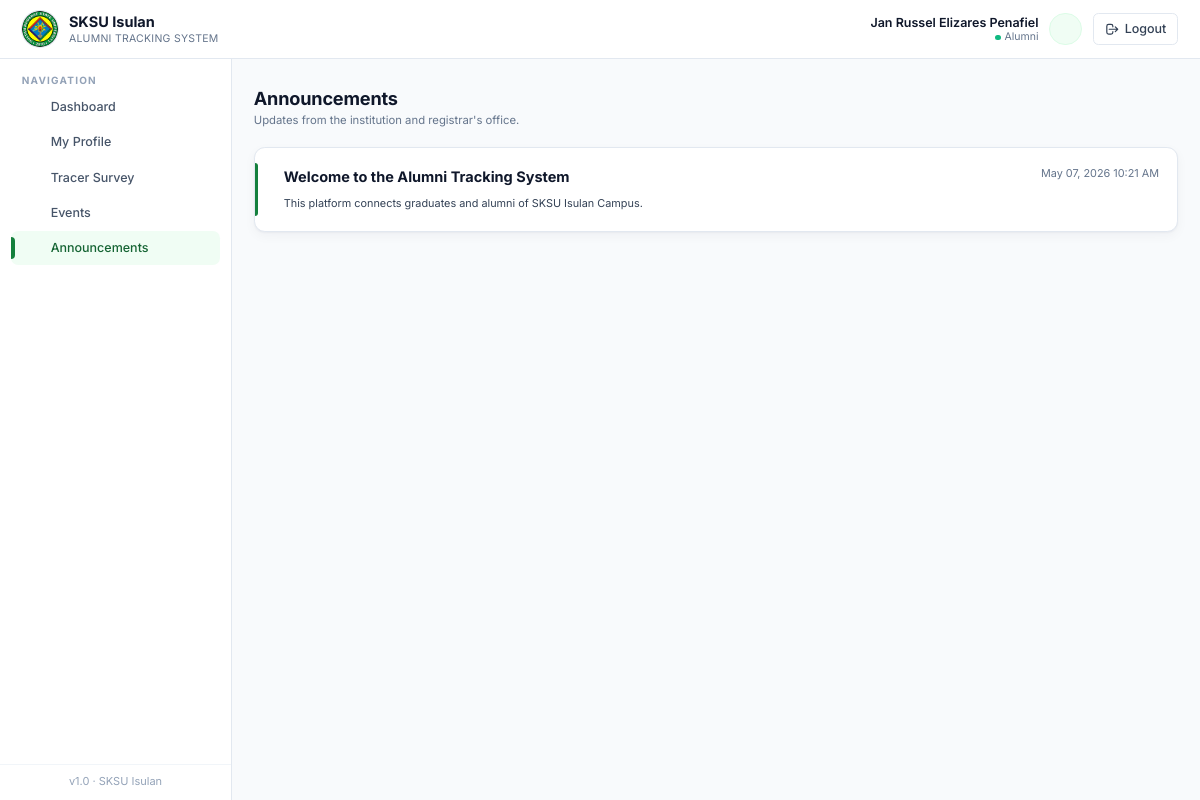
The app's page /pages/alumni/announcements.php (signed in) with its own data.
### tables this page shows
CREATE TABLE `announcements` (
  `id` int(11) NOT NULL,
  `title` varchar(150) NOT NULL,
  `body` text NOT NULL,
  `audience` enum('all','students','alumni','registrar') DEFAULT 'all',
  `posted_by` int(11) DEFAULT NULL,
  `created_at` datetime DEFAULT current_timestamp()
);

### includes/db.php (called while the page is built, shortened)
<?php
function db_select($conn, $sql, $types = '', $params = []) {
    $stmt = mysqli_prepare($conn, $sql);
    mysqli_stmt_execute($stmt);
    $result = mysqli_stmt_get_result($stmt);
    $rows = [];
    while ($row = mysqli_fetch_assoc($result)) {
        $rows[] = $row;
    }
    return $rows;
}
function e($value) {
    return htmlspecialchars((string)$value, ENT_QUOTES, 'UTF-8');
}

### includes/helpers.php (called while the page is built, shortened)
<?php
require_once __DIR__ . '/icons.php';
function fmt_datetime($datetime) {
    return date('M d, Y h:i A', strtotime($datetime));
}
function paginate(array $rows, int $per_page = 10, string $param = 'page'): array {
    $total = count($rows);
    $pages = max(1, (int)ceil($total / max(1, $per_page)));
    $page  = max(1, min($pages, (int)($_GET[$param] ?? 1)));
    $start = ($page - 1) * $per_page;
    $slice = array_slice($rows, $start, $per_page);
    return [
        'rows'     => $slice,
        'page'     => $page,
        'pages'    => $pages,
        'total'    => $total,
        'per_page' => $per_page,
        'from'     => $total ? $start + 1 : 0,
        'to'       => $start + count($slice),
        'param'    => $param,
    ];
}

### pages/alumni/announcements.php (the view, shortened to what this page needs)
<?php
require_once __DIR__ . '/../../includes/auth.php';
require_once __DIR__ . '/../../includes/helpers.php';
$all_rows = db_select($conn, "SELECT * FROM announcements WHERE audience IN ('all','alumni') ORDER BY created_at DESC");
$pg = paginate($all_rows, 8);
$rows = $pg['rows'];
include __DIR__ . '/../../templates/header.php';
include __DIR__ . '/../../templates/sidebar.php';
?>
<main class="flex-1 px-4 sm:px-6 py-8">
  <div class="page-head">
    <div>
      <h1>Announcements</h1>
      <p class="subtitle">Updates from the institution and registrar's office.</p>
    </div>
  </div>
  <div class="space-y-3">
    <?php foreach ($rows as $r): ?>
      <div class="card relative">
        <div class="absolute left-0 top-4 bottom-4 w-1 rounded-r-full bg-crimson-700"></div>
        <div class="flex justify-between gap-4 pl-3">
          <h3 class="font-bold text-ink-900"><?= e($r['title']) ?></h3>
          <span class="text-xs text-ink-500 shrink-0"><?= fmt_datetime($r['created_at']) ?></span>
        </div>
        <p class="text-xs text-ink-700 mt-2 pl-3 whitespace-pre-line leading-relaxed"><?= e($r['body']) ?></p>
      </div>
    <?php endforeach; ?>
  </div>
</main>
<?php include __DIR__ . '/../../templates/footer.php'; ?>

### assets/css/app.css (style rules this page uses)
:root { --crimson-50:#f0fdf4; --crimson-100:#dcfce7; --crimson-200:#bbf7d0; --crimson-300:#86efac; --crimson-400:#4ade80; --crimson-500:#22c55e; --crimson-600:#16a34a; --crimson-700:#15803d; --crimson-800:#166534; --crimson-900:#14532d; --ink-50:#f8fafc; --ink-100:#f1f5f9; --ink-200:#e2e8f0; --ink-300:#cbd5e1; --ink-400:#94a3b8; --ink-500:#64748b; --ink-600:#475569; --ink-700:#334155; --ink-800:#1e293b; --ink-900:#0f172a; }
html { font-size: 14.5px; }
html, body { font-family: 'Inter', ui-sans-serif, system-ui, -apple-system, 'Segoe UI', Roboto, sans-serif; }
body { color: var(--ink-800); background: var(--ink-50); line-height: 1.5; }
.card { background:#fff; border-radius: 0.75rem; border:1px solid var(--ink-200); box-shadow: 0 1px 2px rgba(15,23,42,0.04), 0 4px 12px rgba(15,23,42,0.04); padding:1.25rem; transition: box-shadow .2s ease, transform .2s ease, border-color .2s ease; }
.page-head { display:flex; align-items: flex-start; justify-content: space-between; gap: 1rem; margin-bottom: 1.25rem; flex-wrap: wrap; }
.page-head h1 { font-size: 1.25rem; font-weight: 700; color: var(--ink-900); letter-spacing: -0.01em; line-height: 1.2; }
.page-head .subtitle { font-size: 0.78rem; color: var(--ink-500); margin-top: 0.15rem; }

### records on screen
announcements: title "Welcome to the Alumni Tracking System", created_at "May 07, 2026 10:21 AM", body "This platform connects graduates and alumni of SKSU Isulan Campus."

### other values on screen
$_SESSION['full_name'] "Jan Russel Elizares Penafiel"
$_role "Alumni"
$label "Dashboard"
$label "My Profile"
$label "Tracer Survey"
$label "Events"
$label "Announcements"
